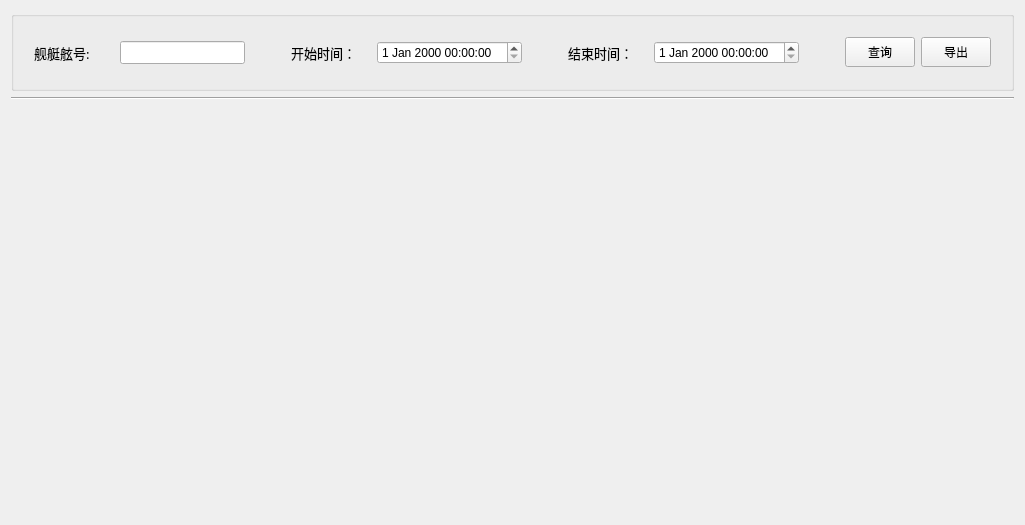
      <widget class="QWidget" name="page_main_statistics_chart">
       <property name="styleSheet">
        <string notr="true">QWidget#page_main_statistics_chart{
border-image: url(:/new/prefix1/Diagnosis_Image/BG_new.png);}</string>
       </property>
       <layout class="QVBoxLayout" name="verticalLayout_14">
        <item>
         <widget class="QGroupBox" name="groupBox_records_query_top_2">
          <property name="minimumSize">
           <size>
            <width>0</width>
            <height>80</height>
           </size>
          </property>
          <property name="maximumSize">
           <size>
            <width>16777215</width>
            <height>80</height>
           </size>
          </property>
          <property name="styleSheet">
           <string notr="true">QGroupBox#groupBox_information_feedback_top{
border: 2px solid #8f8f91;}    
</string>
          </property>
          <property name="title">
           <string/>
          </property>
          <layout class="QHBoxLayout" name="horizontalLayout_40">
           <property name="leftMargin">
            <number>11</number>
           </property>
           <property name="topMargin">
            <number>0</number>
           </property>
           <property name="rightMargin">
            <number>11</number>
           </property>
           <property name="bottomMargin">
            <number>0</number>
           </property>
           <item>
            <widget class="QWidget" name="widget_7" native="true">
             <layout class="QHBoxLayout" name="horizontalLayout_43">
              <item>
               <widget class="QWidget" name="widget_records_query_top_4" native="true">
                <layout class="QHBoxLayout" name="horizontalLayout_45">
                 <property name="leftMargin">
                  <number>0</number>
                 </property>
                 <property name="topMargin">
                  <number>0</number>
                 </property>
                 <property name="rightMargin">
                  <number>0</number>
                 </property>
                 <property name="bottomMargin">
                  <number>0</number>
                 </property>
                 <item>
                  <widget class="QLabel" name="label_record_query_boat_number_sign_2">
                   <property name="minimumSize">
                    <size>
                     <width>80</width>
                     <height>0</height>
                    </size>
                   </property>
                   <property name="maximumSize">
                    <size>
                     <width>80</width>
                     <height>16777215</height>
                    </size>
                   </property>
                   <property name="font">
                    <font>
                     <family>微软雅黑</family>
                     <pointsize>10</pointsize>
                    </font>
                   </property>
                   <property name="styleSheet">
                    <string notr="true">/*QLabel { 
    border-radius: 8px; 
    min-width: 120px;
    min-height: 40px;
	background-color: rgb(216, 255, 164);
	color: rgb(0, 85, 255);
	font: 75 10pt &quot;微软雅黑&quot;;
 }*/</string>
                   </property>
                   <property name="text">
                    <string>舰艇舷号:</string>
                   </property>
                  </widget>
                 </item>
                 <item>
                  <widget class="QLineEdit" name="lineEdit_record_query_boat_number_2">
                   <property name="maximumSize">
                    <size>
                     <width>150</width>
                     <height>16777215</height>
                    </size>
                   </property>
                   <property name="font">
                    <font>
                     <pointsize>10</pointsize>
                    </font>
                   </property>
                  </widget>
                 </item>
                </layout>
               </widget>
              </item>
              <item>
               <spacer name="horizontalSpacer_7">
                <property name="orientation">
                 <enum>Qt::Horizontal</enum>
                </property>
                <property name="sizeHint" stdset="0">
                 <size>
                  <width>40</width>
                  <height>20</height>
                 </size>
                </property>
               </spacer>
              </item>
              <item>
               <widget class="QWidget" name="widget_2_records_query_top_4" native="true">
                <layout class="QHBoxLayout" name="horizontalLayout_46">
                 <property name="leftMargin">
                  <number>0</number>
                 </property>
                 <property name="topMargin">
                  <number>0</number>
                 </property>
                 <property name="rightMargin">
                  <number>0</number>
                 </property>
                 <property name="bottomMargin">
                  <number>0</number>
                 </property>
                 <item>
                  <widget class="QLabel" name="label_record_query_start_time_sign_2">
                   <property name="minimumSize">
                    <size>
                     <width>80</width>
                     <height>0</height>
                    </size>
                   </property>
                   <property name="maximumSize">
                    <size>
                     <width>80</width>
                     <height>16777215</height>
                    </size>
                   </property>
                   <property name="font">
                    <font>
                     <family>微软雅黑</family>
                     <pointsize>10</pointsize>
                    </font>
                   </property>
                   <property name="styleSheet">
                    <string notr="true">/*QLabel { 
    border-radius: 8px; 
    min-width: 120px;
    min-height: 40px;
	background-color: rgb(216, 255, 164);
	color: rgb(0, 85, 255);
	font: 75 10pt &quot;微软雅黑&quot;;
 }*/</string>
                   </property>
                   <property name="text">
                    <string>开始时间：</string>
                   </property>
                  </widget>
                 </item>
                 <item>
                  <widget class="QDateTimeEdit" name="dateTimeEdit_record_query_start_time_2">
                   <property name="minimumSize">
                    <size>
                     <width>0</width>
                     <height>23</height>
                    </size>
                   </property>
                   <property name="maximumSize">
                    <size>
                     <width>150</width>
                     <height>16777215</height>
                    </size>
                   </property>
                  </widget>
                 </item>
                </layout>
               </widget>
              </item>
              <item>
               <spacer name="horizontalSpacer_15">
                <property name="orientation">
                 <enum>Qt::Horizontal</enum>
                </property>
                <property name="sizeHint" stdset="0">
                 <size>
                  <width>40</width>
                  <height>20</height>
                 </size>
                </property>
               </spacer>
              </item>
              <item>
               <widget class="QWidget" name="widget_3_records_query_top_4" native="true">
                <layout class="QHBoxLayout" name="horizontalLayout_47">
                 <property name="leftMargin">
                  <number>0</number>
                 </property>
                 <property name="topMargin">
                  <number>0</number>
                 </property>
                 <property name="rightMargin">
                  <number>0</number>
                 </property>
                 <property name="bottomMargin">
                  <number>0</number>
                 </property>
                 <item>
                  <widget class="QLabel" name="label_record_query_finish_time_sign_2">
                   <property name="minimumSize">
                    <size>
                     <width>80</width>
                     <height>0</height>
                    </size>
                   </property>
                   <property name="maximumSize">
                    <size>
                     <width>80</width>
                     <height>16777215</height>
                    </size>
                   </property>
                   <property name="font">
                    <font>
                     <family>微软雅黑</family>
                     <pointsize>10</pointsize>
                    </font>
                   </property>
                   <property name="styleSheet">
                    <string notr="true">/*QLabel { 
    border-radius: 8px; 
    min-width: 120px;
    min-height: 40px;
	background-color: rgb(216, 255, 164);
	color: rgb(0, 85, 255);
	font: 75 10pt &quot;微软雅黑&quot;;
 }*/</string>
                   </property>
                   <property name="text">
                    <string>结束时间：</string>
                   </property>
                  </widget>
                 </item>
                 <item>
                  <widget class="QDateTimeEdit" name="dateTimeEdit_query_finish_time_2">
                   <property name="minimumSize">
                    <size>
                     <width>0</width>
                     <height>23</height>
                    </size>
                   </property>
                   <property name="maximumSize">
                    <size>
                     <width>150</width>
                     <height>16777215</height>
                    </size>
                   </property>
                  </widget>
                 </item>
                </layout>
               </widget>
              </item>
              <item>
               <widget class="QWidget" name="widget_4_records_query_top_6" native="true">
                <layout class="QHBoxLayout" name="horizontalLayout_44">
                 <property name="leftMargin">
                  <number>0</number>
                 </property>
                 <property name="topMargin">
                  <number>0</number>
                 </property>
                 <property name="rightMargin">
                  <number>0</number>
                 </property>
                 <property name="bottomMargin">
                  <number>0</number>
                 </property>
                 <item>
                  <spacer name="horizontalSpacer_6">
                   <property name="orientation">
                    <enum>Qt::Horizontal</enum>
                   </property>
                   <property name="sizeHint" stdset="0">
                    <size>
                     <width>40</width>
                     <height>20</height>
                    </size>
                   </property>
                  </spacer>
                 </item>
                 <item>
                  <widget class="QToolButton" name="toolButton_record_query_query_2">
                   <property name="minimumSize">
                    <size>
                     <width>70</width>
                     <height>30</height>
                    </size>
                   </property>
                   <property name="text">
                    <string>查询</string>
                   </property>
                  </widget>
                 </item>
                </layout>
               </widget>
              </item>
              <item>
               <widget class="QToolButton" name="toolButton_export_statistics_chart">
                <property name="minimumSize">
                 <size>
                  <width>70</width>
                  <height>30</height>
                 </size>
                </property>
                <property name="text">
                 <string>导出</string>
                </property>
               </widget>
              </item>
             </layout>
            </widget>
           </item>
          </layout>
         </widget>
        </item>
        <item>
         <widget class="Line" name="line_2">
          <property name="orientation">
           <enum>Qt::Horizontal</enum>
          </property>
         </widget>
        </item>
        <item>
         <widget class="QWidget" name="widget_5" native="true">
          <property name="styleSheet">
           <string notr="true">QWidget#widget_5{
;}
background-color: rgba(255, 255, 255, 0);</string>
          </property>
          <layout class="QGridLayout" name="gridLayout_9">
           <item row="0" column="0">
            <widget class="QChartView" name="chartViewBar_repair_time">
             <property name="styleSheet">
              <string notr="true">background-color: rgba(255, 255, 255, 0);
</string>
             </property>
            </widget>
           </item>
           <item row="0" column="1">
            <widget class="QChartView" name="chartViewBar_repair_interval">
             <property name="styleSheet">
              <string notr="true">background-color: rgba(255, 255, 255, 0);
</string>
             </property>
            </widget>
           </item>
           <item row="1" column="0">
            <widget class="QChartView" name="chartViewBar_diagnosis_result">
             <property name="styleSheet">
              <string notr="true">background-color: rgba(255, 255, 255, 0);
</string>
             </property>
            </widget>
           </item>
           <item row="1" column="1">
            <widget class="QChartView" name="chartViewBar_fuzzy_set">
             <property name="styleSheet">
              <string notr="true">background-color: rgba(255, 255, 255, 0);
</string>
             </property>
            </widget>
           </item>
          </layout>
         </widget>
        </item>
       </layout>
      </widget>
